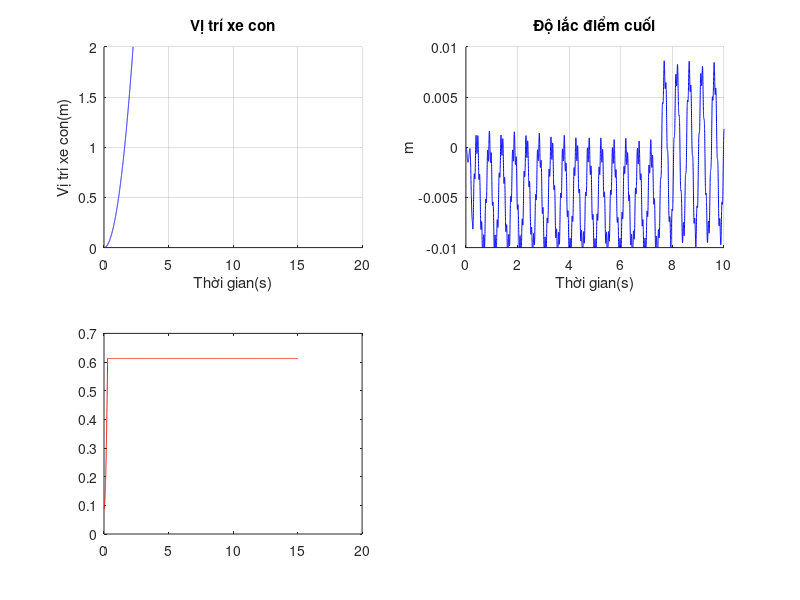

This chart was generated by the following MATLAB code: (Note: this script raises an error after producing the figure.)
clc; clear; close all;
% Thông số
pA = 0.297; EI = 0.754; g = 9.81;
L = 0.7; mw = 13.1; mh = 0.86; mk = 0.04; m = 14.15;
c = 0.02; % Hệ số giảm chấn
K_0 = 1; % gain
%--------------------------------------------------------------------------
% Chọn n,r, thời gian mô phỏng
tmax = 15;
n = 9; r = 15000;
%--------------------------------------------------------------------------
dt = tmax/(r - 1);
ds = L/(n - 1); 
F1 = zeros(1,r);
F2 = zeros(1,r);
F2(1:2000) = mh*g;
h = zeros(1,r); h(1:3) = ds; % Vị trí xe nâng
w3 = zeros(1,r); % Độ lắc tại vị trí xe nâng
l = 2; % vị trí ban đầu của xe nâng
w = zeros(n,r);
%--------------------------------------------------------------------------
% Chọn bộ điều khiển + SP 
T_set = 3;
sp1 = 1; % Giá trị đặt xe con
sp2 = zeros(1,r); % Giá trị đặt xe nâng
sp2(1:r/2) = 0.3;
sp2(r/2:r) = 0.3;
% Cờ thay đổi giữa các bộ điều khiển
% flag = 0: Check 
% flag = 1: Robust -PD
% flag = 2: Barrier
flag = 0;
w_change = 0;
l_change = 0 ;
e = zeros(1,r);
eh = zeros(1,r);
%--------------------------------------------------------------------------
% Chọn thông số cho bộ quan sát trạng thái 
sp3 = 2;
b0 = 1/(13.1);
b0_n = 1/(0.86);
T_sam = 0.001;
T_sam_n = 0.001;
s_cl = -6/T_set;
s_eso = 9*s_cl;
z_eso = exp(s_eso*T_sam);
Kd = -2*s_cl;                                
Kp = (s_cl)^2;
% l1 = -3*s_eso;
% l2 = 3*(s_eso)^2;
% l3 = -(s_eso)^3;
l1 = 1 - (z_eso)^3;
l2 = 3/(2*T_sam)*(1 - z_eso)^2*(1 + z_eso);
l3 = 1/T_sam^2*(1 - z_eso)^3;
% Các biến trạng thái
x1 = zeros(1,r);
x2 = zeros(1,r);
x3 = zeros(1,r);
x1_n = zeros(1,r);
x2_n = zeros(1,r);
x3_n = zeros(1,r);
%--------------------------------------------------------------------------
% Chọn bộ thông số IS
% ETM4
sp1IS = zeros(1,r);
f = 6.13415;
% f=1.86692;
w_0 = 2*3.14*6.13415;
k_is = exp(c*3.14/sqrt(1 - c^2));
m_is = 4;
i_is = (1 + m_is)*k_is^2/(k_is^2 + (1 + m_is)*(k_is^(4/3) + k_is^(2/3)) + m_is);
a1 = i_is/(1 + m_is);
a2 = i_is/k_is^(2/3);
a3 = i_is/k_is^(4/3);
a4 = m_is*i_is/((1 + m_is)*k_is^2);
t1 = 0;
t2 = (2*3.14/3)/(2*3.14*f);
t3 = (4*3.14/3)/(2*3.14*f);
t4 = (2*3.14)/(2*3.14*f);
%--------------------------------------------------------------------------
%                          MÔ PHỎNG
%--------------------------------------------------------------------------
for j = 3:(r - 1)
    wsss0 = (w(3,j) - 2*w(2,j) + w(1,j))/(2*ds^3);
    w(1,j + 1) = (F1(j + 1) - EI*wsss0)*(dt^2/mw) + 2*w(1,j) - w(1,j - 1);
    % w(1,j + 1) = (F1(j + 1) - EI*wsss0+2*sin(j*pi/4))*(dt^2/mw) + 2*w(1,j) - w(1,j - 1);
    
    for i = 3:(n - 2)
        S2 = (-EI*dt^2)/(ds^4*pA);
        S21 = (-EI*dt^2)/ds^3*mh;
        C = -c*dt^2*(w(i,j) - w(i,j - 1))/dt; % Lực ma sát
        wssss = w(i + 2,j) - 4*w(i + 1,j) + 6*w(i,j) - 4*w(i - 1,j) + w(i - 2,j);
        ddtx3 = (w3(j) - 2*w3(j - 1) + w3(j - 2))/(dt^2);
        dyx2 = (w(l + 1,j - 1) - w(l - 1,j - 1))/2*ds;
        h(j + 1) = (F2(j + 1) - mh*g - mh*ddtx3*dyx2)*dt^2/mh + 2*h(j) - h(j - 1);

        % Cập nhật vị trí xe nâng
        if h(j + 1) < ds
            l = 2;
            h(j + 1) = ds;
        end
        if h(j + 1) > L - ds
            l = n - 1;
            h(j + 1) = L - ds;
        end
        if h(j + 1) > ds && h(j + 1) <= L - ds
            l = ceil(h(j + 1)/ds);
        end

        % Độ lắc của thanh
        if i == l && l > 2 
            w(i,j + 1) = S21*wssss + C + 2*w(i,j) - w(i,j - 1);
            w3(j + 1) = w(i,j + 1) - w(1,j + 1);
        end
        if i ~= l && l >2 
            w(i,j + 1) = S2*wssss + C + 2*w(i,j) - w(i,j - 1);
            w3(j + 1) = w(i,j + 1) - w(1,j + 1);
        end
        if l == 2
            w(i,j + 1) = S2*wssss + C + 2*w(i,j) - w(i,j - 1);
            w3(j + 1) = 0;
        end
        S3 = (EI*(dt^2))/(mk*2*ds^3);
        w(2,j + 1) = w(1,j + 1);
        wsssl = (-2*w(n,j) + 3*w(n - 1,j) - w(n - 2,j));
        w(n,j + 1) = 2*w(n,j) - w(n,j - 1) + S3*wsssl;
        w(n - 1,j + 1) = (w(n,j + 1) + w(n - 2,j + 1))/2;
%--------------------------------------------------------------------------
%                               Bộ điều khiển
%--------------------------------------------------------------------------
        if flag == 0
            F1(1:r/2) = 10;
            F1(r/2:r) = 0;
            F2(1:r) = 20;
            check2 = zeros(1,r);
        end
%--------------------------------------------------------------------------
%                                PD + Robust
%--------------------------------------------------------------------------
        if flag == 1 
            % Thông số robust - PD
            k1 = -5; kx = 20;
            kn = 1;
%--------------------------------------------------------------------------            
            e(j + 1) = (w(1,j + 1) - w(1,j));
            de = (e(j + 1) - e(j))/dt;
            F1(j + 2) = k1*(w(1,j + 1) - sp1) - kx*de;
            % if F1(j + 2) > 50
            %     F1(j + 2) = 50;
            % end
            % if F1(j + 2) < -50
            %     F1(j + 2) = -50;
            % end
            S2 = (w(l + 1,j + 1) - 2*w(l,j + 1) + w(l - 1,j + 1))/(ds^3);
            dx2 = (w(l + 1,j + 1) - w(l - 1,j + 1))/2*ds;
            dtx2 = (h(j + 1) - h(j))/dt;
            F2(j + 2) = mh*g + EI*S2*dx2 - (h(j + 1) - sp2(j)) - kn*dtx2;
        end
%--------------------------------------------------------------------------
%                                 Barrier
%--------------------------------------------------------------------------
        if flag == 2    
            % Thông số 
            k1 = 10; k2 = 0; k3 = 20; k0 = 1;
            kc = 1;
            z = w(l,j + 1) - w(1,j + 1);
            kmax = 0.5;
%--------------------------------------------------------------------------
            dwl = (w(1,j + 1) - w(1,j))/dt;
            S1 = kc/((kmax^2 - z^2)*2.3) + k2;
            F1(j + 2) = -k1*(w(1,j + 1) - sp1) - k3*dwl - S1*kmax*k0*dwl - S1*kmax;
            
            kn = 1;
            S2 = (w(l + 1,j + 1) - 2*w(l,j + 1) + w(l - 1,j + 1))/(ds^3);
            dx2 = (w(l + 1,j + 1) - w(l - 1,j + 1))/2*ds;
            dtx2 = (h(j + 1) - h(j))/dt;
            F2(j + 2) = mh*g + EI*S2*dx2 - (h(j + 1) - sp2(j)) - kn*dtx2; 
        end
    end
end
%--------------------------------------------------------------------------
%                               Vẽ đồ thị
%--------------------------------------------------------------------------
x = 0:dt:tmax;
figure(1)
subplot(2,2,1)
grid on 
hold on
plot(x,w(1,:),'b',LineWidth=2.5);
xlabel('Thời gian(s)')
ylim([0 2])
ylabel('Vị trí xe con(m)')
title('Vị trí xe con')

subplot(2,2,2)
hold on 
grid on
dolac=zeros(1,r);
for i=1:r
dolac(i)=w(n,i)-w(1,i);
end
plot(x,dolac,'b',LineWidth=1);
title('Độ lắc điểm cuối');
xlabel('Thời gian(s)');
ylabel('m');
axis([0 10 -0.01 0.01])
check = w3-w(1,:);

subplot(2,2,3)
plot(x,h,'r');
title('Vị trí xe nâng',LineWidth=1);
xlabel('Thời gian(s)');
ylabel('m');
title('Vị trí xe nâng');
grid on

subplot(2,2,4)
grid on
plot(x,w3,LineWidth=1)
title('Độ lắc xe nâng');
xlabel('Thời gian(s)');
ylabel('m');

figure(2)
subplot(1,2,1)
plot(x,F1(1:r),LineWidth=1);
title('F1')
grid on
subplot(1,2,2)
plot(x,F2(1:r),LineWidth=1);
title('F2');
grid on

figure(3)
%Phân tích phổ
for i=1:n
Fs=1/dt;
time=0:dt:(r-2)*dt-dt;
l1=r;
fft_w=fft(w(i,:)-w(1,:),l1)*(2/l1);
abs_w=abs(fft_w);
freq=0:(1/time(end)):Fs/2-(1/time(end));
subplot(ceil(n/2), 2, i);
plot(freq,abs_w(1:length(freq)),'LineWidth',0.8);
hold on
grid on
set(gca, 'FontName', 'Times New Roman', 'FontSize', 9);
xlabel('Frequency(Hz)');
ylabel('Amplitude(m)');
% title('Pho dao dong');
title(['FFT tại vị trí x = ', num2str(ds*(i-1)), ' m']);
end

